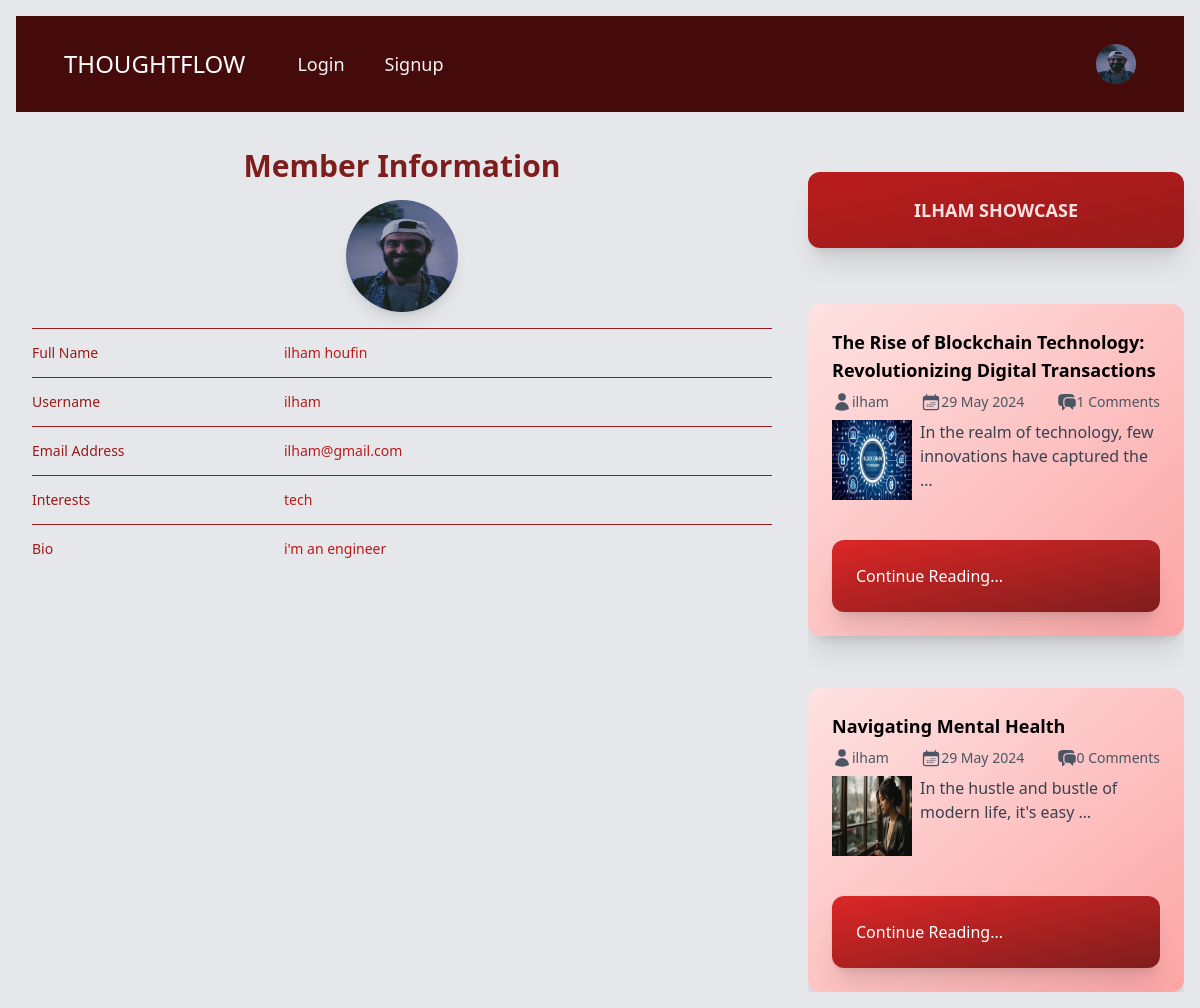
The app's page /auth/profile/ilham/3/ with its own data.
### profiles/models.py (models this page shows, shortened)
class Userprofile(models.Model):
    person = models.OneToOneField(User, on_delete=models.CASCADE, related_name='user_profile')
    about = models.TextField()
    talks_about = models.CharField(max_length=250, default='anything')
    avatar = models.ImageField(upload_to='profile_photos', default='user.jpg')
    @property
    def avatar_url(self):
        if self.avatar and hasattr(self.avatar, 'url'):
            return self.avatar.url
        return None

### base/models.py (models this page shows, shortened)
class Post(models.Model):
    id = models.UUIDField(primary_key=True, max_length=15, editable=False, default=uuid.uuid4)
    title = models.CharField(max_length=250)
    slug = models.SlugField(max_length=300, unique_for_date='created',
    null = True, blank=True)
    author = models.ForeignKey(User, on_delete=models.CASCADE)
    body = models.TextField()
    image = models.ImageField(upload_to='bg_img/', default='default_bg_img.jpg')
    category = models.CharField(max_length=100)
    created = models.DateTimeField(auto_now_add=True)
    updated = models.DateTimeField(auto_now=True)
    @property
    def images_url(self):
        try:
            if self.image and hasattr(self.image, 'url'):
                return self.image.url
        except Exception as e:
            return None
    class Meta:
        ordering = ['-created']
        indexes = [models.Index(fields=['created'])]

### profiles/views.py (the view)
# urls.py: path('profile/<str:username>/<str:id>/', views.user_profile,
def user_profile(request, username, id):
    user = get_object_or_404(User, username=username, id=id)
    posts = Post.objects.filter(author=user)
    profile = get_object_or_404(Userprofile, person=user)
    return render(request, 'profile.html', {
        'profile': profile,
        'posts': posts,
    })

### profiles/templates/profile.html (shortened to what this page needs)
{% load static %}
<!DOCTYPE html>
<html lang="en">
  <head>
    <link rel="stylesheet" href="{% static 'profiles.css' %}" />
  </head>
  <body class="p-4 bg-gray-200">
    <nav class="bg-red-950 p-4">
      <div class="mx-auto max-w-7xl px-4 sm:px-6 lg:px-8">
          <div class="flex h-16 items-center justify-between">
              <div class="flex items-center">
                  <div class="flex-shrink-0">
                      <a class="text-2xl text-white" href="{% url 'home' %}">THOUGHTFLOW</a>
                  </div>
                  <div class="hidden md:block">
                      <div class="ml-10 flex items-baseline space-x-4">
                          {% if user.is_authenticated %}
                          <a href="{% url 'create_post' %}" class="text-gray-100 hover:bg-red-900 hover:text-white rounded-md px-3 py-2 text-lg font-medium create-post-btn flex items-center justify-center transition-transform transform hover:scale-105 relative" aria-current="page">
                            <span>Create Post</span>
                            <span class="opacity-1 ml-2 transition-opacity duration-300">🖊️</span>
                          </a>
                          {% else %}
                          <a href="{% url 'login' %}" class="text-gray-100 hover:bg-gray-700 hover:text-white rounded-md px-3 py-2 text-lg font-medium">Login</a>
                          <a href="{% url 'register' %}" class="text-gray-100 hover:bg-gray-700 hover:text-white rounded-md px-3 py-2 text-lg font-medium">Signup</a>
                          {% endif %}
                      </div>
                  </div>
              </div>
              <div class="hidden md:block">
                  <div class="ml-4 flex items-center md:ml-6">
                      <div class="relative ml-3">
                          <div>
                              <button type="button" class="relative flex max-w-xs items-center rounded-full bg-red-800 text-sm focus:outline-none focus:ring-2 focus:ring-white focus:ring-offset-2 focus:ring-offset-red-800" id="user-menu-button" aria-expanded="false" aria-haspopup="true">
                                  <span class="absolute -inset-1.5"></span>
                                  {% if profile.avatar %}
                                  <img class="h-10 w-10 rounded-full" src="{{ profile.avatar.url }}" alt="User Profile Picture">
                                  {% else %}
                                  <img class="h-10 w-10 rounded-full" src="{% static 'user.jpg' %}" alt="User Profile Picture">
                                  {% endif %}
                              </button>
                          </div>
                      </div>
                  </div>
              </div>
          </div>
      </div>
    </nav>
      <main
        class="mt-5 grid grid-cols-1 md:grid-cols-2 lg:grid-cols-3 gap-5 lg:h-[82vh]"
      >
      <section class="bg-gray-200 p-4 rounded-lg col-span-1 md:col-span-2">
        <div class="px-4 sm:px-0 flex flex-col justify-around items-center">
         <h3 class="text-2xl lg:text-3xl font-semibold leading-7 mb-4 text-red-900">
            Member Information
         </h3>
         {% if profile.avatar %}
         <img
            class="w-24 h-24 lg:w-28 lg:h-28 rounded-full shadow-lg transition-transform transform hover:scale-110"
            src="{{ profile.avatar.url }}"
            alt="User Profile Picture"
          />
          {% else %}
         <img
            class="w-24 h-24 lg:w-28 lg:h-28 rounded-full shadow-lg transition-transform transform hover:scale-110"
            src="{% static 'user.jpg' %}"
            alt="Default Profile Picture"
          />
          {% endif %}
        </div>
        <div class="mt-4 border-t border-red-800">
          <dl class="divide-y divide-red-800">
            <div class="px-4 py-3 sm:grid sm:grid-cols-3 sm:gap-4 sm:px-0">
              <dt class="text-sm font-medium leading-6 text-red-800">
                 Full Name
              </dt>
              <dd class="mt-1 text-sm leading-6 text-red-700 sm:col-span-2 sm:mt-0">
                {{ profile.person.first_name }} {{ profile.person.last_name }}
              </dd>
            </div>
            <div class="px-4 py-3 sm:grid sm:grid-cols-3 sm:gap-4 sm:px-0">
              <dt class="text-sm font-medium leading-6 text-red-800">
                Username
              </dt>
              <dd class="mt-1 text-sm leading-6 text-red-700 sm:col-span-2 sm:mt-0">
                {{ profile.person.username }}
              </dd>
            </div>
            <div class="px-4 py-3 sm:grid sm:grid-cols-3 sm:gap-4 sm:px-0">
              <dt class="text-sm font-medium leading-6 text-red-800">
                Email Address
              </dt>
              <dd class="mt-1 text-sm leading-6 text-red-700 sm:col-span-2 sm:mt-0">
                {{ profile.person.email }}
              </dd>
            </div>
            <div class="px-4 py-3 sm:grid sm:grid-cols-3 sm:gap-4 sm:px-0">
              <dt class="text-sm font-medium leading-6 text-red-800">
                Interests
              </dt>
              <dd class="mt-1 text-sm leading-6 text-red-700 sm:col-span-2 sm:mt-0">
                {{ profile.talks_about }}
              </dd>
            </div>
            <div class="px-4 py-3 sm:grid sm:grid-cols-3 sm:gap-4 sm:px-0">
              <dt class="text-sm font-medium leading-6 text-red-800">
                Bio
              </dt>
              <dd class="mt-1 text-sm leading-6 text-red-700 sm:col-span-2 sm:mt-0">
                {{ profile.about }}
              </dd>
            </div>
          </dl>
        </div>
      </section>
      <section class="flex flex-col gap-4 lg:h-[84vh]">
        <h1
          class="mt-10 bg-gradient-to-br from-red-700 to-red-800 p-6 shadow-xl
                 rounded-xl sm:mx-auto sm:w-full sm:max-w-sm transition-shadow
                 duration-300 hover:shadow-2xl text-white flex items-center justify-center"
        >
          <dd class="mt-1 text-lg font-bold text-red-100 sm:col-span-2 sm:mt-0 uppercase">
            {{ profile.person.username }} Showcase
          </dd>
        </h1>
        <div class="flex flex-col gap-3 overflow-scroll scrollbar-hide">
          {% for post in posts %}
          <div
            class="mt-10 bg-gradient-to-br from-red-100 to-red-300 p-6 shadow-xl rounded-xl sm:mx-auto sm:w-full sm:max-w-sm transition-shadow duration-300 hover:shadow-2xl"
          >
            <h2 class="font-semibold text-lg">
              {{post.title|truncatewords:9}}
            </h2>
            <div class="w-full py-2 text-sm text-gray-600 flex justify-between">
              <div class="flex">
                <svg
                  xmlns="http://www.w3.org/2000/svg"
                  viewBox="0 0 24 24"
                  fill="currentColor"
                  class="w-5 h-5"
                >
                  <path
                    fill-rule="gray"
                    d="M7.5 6a4.5 4.5 0 119 0 4.5 4.5 0 01-9 0zM3.751 20.105a8.25 8.25 0 0116.498 0 .75.75 0 01-.437.695A18.683 18.683 0 0112 22.5c-2.786 0-5.433-.608-7.812-1.7a.75.75 0 01-.437-.695z"
                    clip-rule="gray"
                  />
                </svg>
                <p>{{post.author}}</p>
              </div>
              <div class="flex">
                <p>{{ post.created|date:"d M Y" }}</p>
              </div>
              <div class="flex">
                <p> {{ post.comments.count }} Comments</p>
              </div>
            </div>
            <div class="w-full flex gap-2 justify-between">
              <img
                class="w-20 h-20"
                src="{{post.images_url|default_if_none:'images/bg_img/default_bg_img.jpg'}}"
                alt=""
                srcset=""
              />
              <p class="text-left text-gray-700">
                {{post.body|truncatewords:10}}
              </p>
            </div>
            <div class="text-gray-400 flex justify-between">
              {% if user.is_authenticated %}
              <a
                href="{{ post.get_absolute_url }}"
                class="mt-10 bg-gradient-to-br from-red-600 to-red-900 p-6 shadow-xl rounded-xl sm:mx-auto sm:w-full text-white"
                >Continue Reading...</a
              >
              {% else %}
              <a
                href="{% url 'login' %}"
                class="mt-10 bg-gradient-to-br from-red-600 to-red-900 p-6 shadow-xl rounded-xl sm:mx-auto sm:w-full text-white"
                >Continue Reading...</a
              >
              {% endif %}
            </div>
          </div>
          {% endfor %}
        </div>
      </section>
    </main>
  </body>
</html>

### records on screen
Userprofile: avatar (picture), person.first_name "ilham", person.last_name "houfin", person.username "ilham", person.email "ilham@gmail.com", talks_about "tech", about "i'm an engineer", person.username "ILHAM"
Post: title "The Rise of Blockchain Technology: Revolutionizing Digital Transactions", author "ilham", created "29 May 2024", comments.count "1", images_url (picture), body "In the realm of technology, few innovations have captured the …"
Post: title "Navigating Mental Health", author "ilham", created "29 May 2024", comments.count "0", images_url (picture), body "In the hustle and bustle of modern life, it's easy …"
